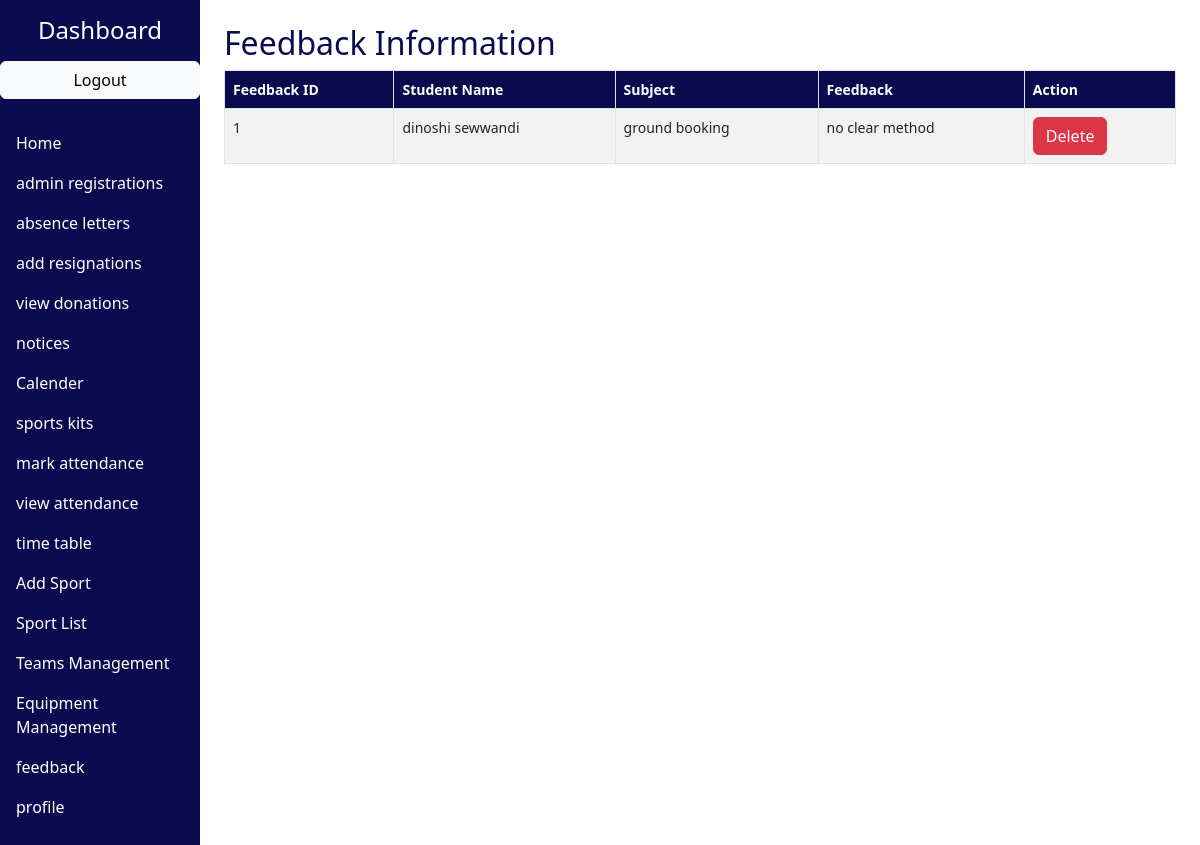
Page /admin_feedback.php on the committed database.
### tables this page shows
CREATE TABLE `feedback` (
  `id` int(11) NOT NULL,
  `name` varchar(255) NOT NULL,
  `subject` varchar(255) NOT NULL,
  `feedback` text NOT NULL,
  `created_at` timestamp NOT NULL DEFAULT current_timestamp()
);

### classes/feedback.php (called while the page is built, shortened)
<?php
class Feedback {
    public function getAllFeedback($con) {
        try {
            $query = "SELECT * FROM feedback ORDER BY id DESC";
            $stmt = $con->query($query);
            return $stmt->fetchAll(PDO::FETCH_ASSOC);
        } catch (PDOException $exc) {
            die("Error in Feedback class's getAllFeedback function: " . $exc->getMessage());
        }
    }
}

### admin_feedback.php (the view, shortened to what this page needs)
<?php
require_once 'classes/DbConnector.php';
require_once 'classes/Feedback.php';
$db = \classes\DbConnector::getConnection();
$feedbackText = new Feedback();
$feedbackData = $feedbackText->getAllFeedback($db);
?>
<!DOCTYPE html>
<html lang="en">
<head>
  <link href="https://cdn.jsdelivr.net/npm/bootstrap@5.3.0/dist/css/bootstrap.min.css" rel="stylesheet">
</head>
<body>
  <div class="container-fluid">
    <div class="row">
                <nav class="col-md-2 col-12 sidebar p-0">
             <div class="position-sticky">
          <h4 class="my-3 text-center">Dashboard</h4>
          <ul class="nav flex-column">
            <a href="logout.php" class="btn btn-outline-light btn-primary btn-light" style="color: black;">Logout</a>
<br>
              <li class="nav-item">
              <a class="nav-link active" href="admin_dashboard.php">Home</a>
            </li>
            <li class="nav-item">
                            <a class="nav-link active" href="admin_registrations.php">admin registrations</a>
                        </li>
                        <li class="nav-item">
                            <a class="nav-link active" href="admin_absence_letters.php">absence letters</a>
                        </li>
                        <li class="nav-item">
                            <a class="nav-link active" href="add_resignation.php">add resignations</a>
                        </li>
                        <li class="nav-item">
                            <a class="nav-link active" href="view_donation.php">view donations</a>
                        </li>
                        <li class="nav-item">
                            <a class="nav-link active" href="admin_notices.php">notices</a>
                        </li>
                          <li class="nav-item">
                            <a class="nav-link active" href="admin_event.php">Calender</a>
                        </li>
                          <li class="nav-item">
                            <a class="nav-link active" href="admin_sport_kit.php">sports kits</a>
                        </li>
                          <li class="nav-item">
                            <a class="nav-link active" href="mark_attendence.php">mark attendance</a>
                        </li>
                          <li class="nav-item">
                            <a class="nav-link active" href="view_attendance1.php">view attendance</a>
                        </li>
                          <li class="nav-item">
                            <a class="nav-link active" href="2.php">time table</a>
                        </li>
                        <li class="nav-item">
                          <a class="nav-link active" href="./add_sport.php">Add Sport</a>
                        </li>
                        <li class="nav-item">
                          <a class="nav-link active" href="./list_sports.php">Sport List</a>
                        </li>
                        <li class="nav-item">
                          <a class="nav-link active" href="./Teams.php">Teams Management</a>
                        </li>
                        <li class="nav-item">
                            <a class="nav-link active" href="./EquipmentStock.php">Equipment Management</a>
                        </li>
            <li class="nav-item">
              <a class="nav-link active" href="admin_feedback.php">feedback</a>
            </li>
            <li class="nav-item">
                            <a class="nav-link active" href="admin_profile.php">profile</a>
                        </li>
          </ul>
        </div>
      </nav>
      <main class="col-md-10 col-12 ms-sm-auto">
        <div class="container mt-4">
          <h2 style="color:#0A0B4F;">Feedback Information</h2>
          <div class="table-responsive">
            <table class="table table-striped">
              <thead>
                <tr>
                  <th>Feedback ID</th>
                  <th>Student Name</th>
                  <th>Subject</th>
                  <th>Feedback</th>
                  <th>Action</th>
                </tr>
              </thead>
              <tbody>
                <?php foreach ($feedbackData as $row) { ?>
                  <tr>
                    <td>
                      <?php echo $row['id']; ?>
                    </td>
                    <td>
                      <?php echo $row['name']; ?>
                    </td>
                    <td>
                      <?php echo $row['subject']; ?>
                    </td>
                    <td>
                      <?php echo $row['feedback']; ?>
                    </td>
                    <td>
                      <form action="<?php echo $_SERVER["PHP_SELF"]; ?>" method="POST">
                        <button type="submit" name="delete_feedback" class="btn btn-danger">Delete</button>
                      </form>
                    </td>
                  </tr>
                <?php } ?>
              </tbody>
            </table>
          </div>
        </div>
      </main>
</body>
</html>

### admin_feedback.php (style rules this page uses)
.sidebar { background-color: #0A0B4F; color: white; height: 1000px; }
.sidebar .nav-link { color: white; }
.table { font-size: 14px; }
.table th, .table td { border: 1px solid #dee2e6; padding: 8px; }
.table th { background-color: #0A0B4F; color: white; }
.table-striped tbody tr:nth-of-type(odd) { background-color: #f2f2f2; }

### rows in the picture
feedback: id "1", name "dinoshi sewwandi", subject "ground booking", feedback "no clear method"
